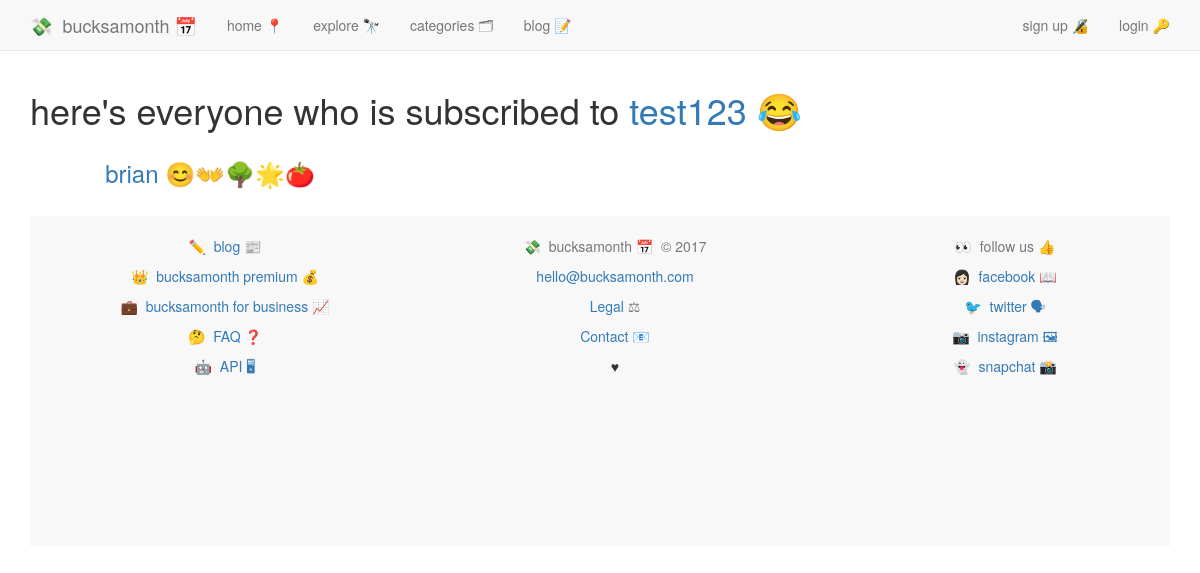
/services/test123/subscribers/, run on an earlier commit of the app's database.
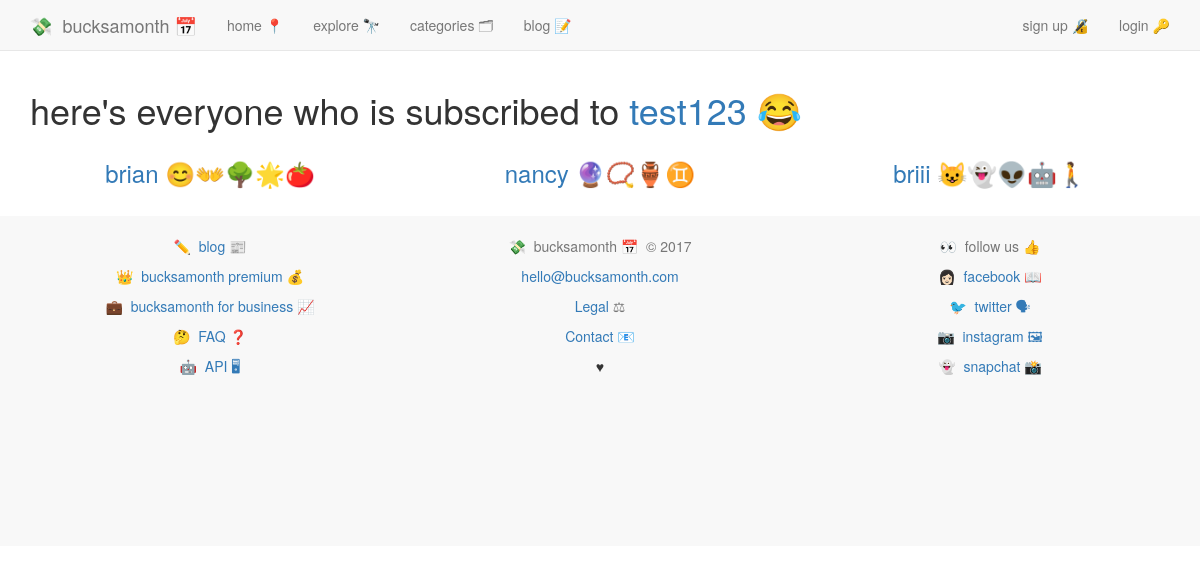
And on a later commit of the database.
### services/models.py (models this page shows, shortened)
class Subscription(models.Model):
	service 				= models.ForeignKey(Service, on_delete=models.CASCADE, related_name='subscription_service')
	user 					= models.ForeignKey(UserProfile, on_delete=models.CASCADE, related_name="subscribed_user")
	cc_nickname 			= models.CharField(max_length=10)
	bucksamonth 			= models.DecimalField(max_digits=8, decimal_places=2, default=0.00)
	date_created			= models.DateField(default=date.today)
	wishlist				= models.BooleanField(default=False)
	private					= models.BooleanField(default=False)

### accounts/models.py (models this page shows, shortened)
class UserProfile(models.Model):
	user = models.OneToOneField(User)
	description = models.CharField(max_length=100, default='')
	twitter = models.CharField(max_length=100, default='')
	emoji = models.CharField(max_length=10, default='')
	setup = models.BooleanField(default=False)
	uid = models.CharField(default=uuid.uuid4, max_length=40)
	email_valid = models.BooleanField(default=False)
	def __str__(self):
		return self.user.username

### services/views.py (the view)
# urls.py: url(r'^(?P<service_slug>.+)/subscribers/$', views.service_subscribers, name='service_subscribers'),
def service_subscribers(request, service_slug):
	service = Service.objects.get(service_slug=service_slug)
	subscriber_list = Subscription.objects.filter(service=service)
	context = {
		'subscriber_list':subscriber_list,
		'service':service,
	}
	return render(request, 'services/service_subscriber_list.html', context)

### services/models.py (called while the page is built)
	def __str__(self):
		return str(self.service_name)

	def get_absolute_url(self):
		return "/services/%s/" % self.service_slug

### services/templates/services/service_subscriber_list.html
{% extends 'base.html'%}
{% block content %}
{% include 'nav.html' %}
<div class="container">
<h1>here's everyone who is subscribed to <a href="{{ service.get_absolute_url }}">{{ service }} {{ service.emoji }}</a></h1>
{% for subscriber in subscriber_list %}
{% cycle '<div class="row">' '' ''  %}
<div style="text-align:center;" class="col-md-4">
    <h3><a href="{% url 'users:view_profile' username=subscriber.user.user.username %}">{{ subscriber.user }} {{ subscriber.user.emoji }}</a></h3>
</div>
{% cycle '' '' '</div>' %}
{% endfor %}
</div>
{% endblock %}

What changed in the data, as far as the page shows it:
added Subscription: user "nancy", user.emoji "🔮📿🏺♊️"
added Subscription: user "briii", user.emoji "😺👻👽🤖🚶"
